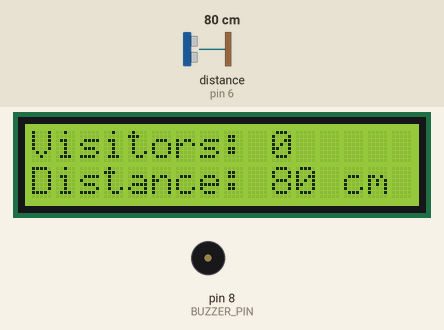
The sketch below on a simulated Arduino Uno, built with avr-gcc and run on an emulated ATmega328P. On the bench: 16×2 character LCD, buzzer (waves = sounding). Wiring (inferred from the names in the program): ultrasonic range finder: trigger pin 7; echo pin 6. The test bench sets the inputs (shaded band); at power-on: distance to the obstacle (sensor on pin 6) 80 cm. The echo pulse lasts 58.3 µs per cm.

Above: at 2.2 s.
2.3 s: distance to the obstacle (sensor on pin 6) set to 2 cm
At 3.1 s:
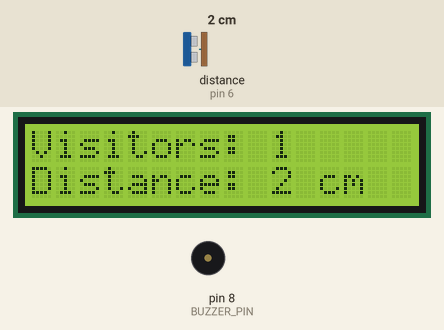
3.9 s: distance to the obstacle (sensor on pin 6) set to 4 cm
At 5.1 s:
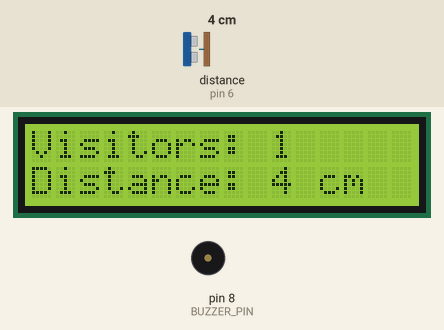
5.4 s: distance to the obstacle (sensor on pin 6) set to 9 cm
At 6.7 s:
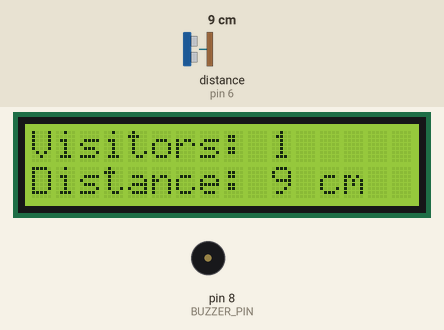
Timing chart, 0 to 8.4 s (numbered marks = the images above; inputs shaded):
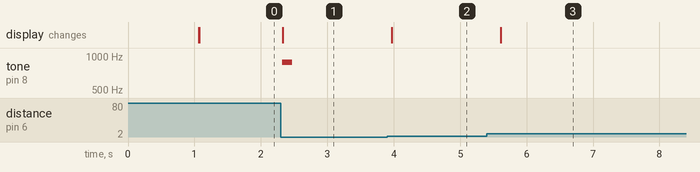

Measured:
- after the input at 2.3 s, tone on pin 8 (BUZZER_PIN): silent → 880 Hz at once, → silent 0.15 s later; the display: changes at once (image 1)
- after the input at 3.9 s, the display: changes after 0.07 s (image 2)
- after the input at 5.4 s, the display: changes after 0.21 s (image 3)

The sketch:

P14_Room_Guardian.ino
```cpp
// Project 14: Room Guardian (grand finale!)
// Counts visitors who come closer than 50 cm, beeps hello,
// and shows everything on the screen.

#include <LiquidCrystal.h>

const int LCD_RS = 12;
const int LCD_E = 11;
const int LCD_D4 = 5;
const int LCD_D5 = 4;
const int LCD_D6 = 3;
const int LCD_D7 = 2;
const int TRIG_PIN = 7;
const int ECHO_PIN = 6;
const int BUZZER_PIN = 8;

const int NEAR_CM = 50;          // closer than this = someone is here

LiquidCrystal lcd(LCD_RS, LCD_E, LCD_D4, LCD_D5, LCD_D6, LCD_D7);

int visitors = 0;
// Our "memory": is someone standing here right now?
bool someoneThere = false;

long readDistanceCm() {
  digitalWrite(TRIG_PIN, LOW);
  delayMicroseconds(2);
  digitalWrite(TRIG_PIN, HIGH);
  delayMicroseconds(10);
  digitalWrite(TRIG_PIN, LOW);
  long echo = pulseIn(ECHO_PIN, HIGH, 30000);
  if (echo == 0) {
    return 999;                  // no echo: nothing in range
  }
  // 58 microseconds of echo = 1 cm. The +29 rounds to the NEAREST cm.
  return (echo + 29) / 58;
}

void setup() {
  pinMode(TRIG_PIN, OUTPUT);
  pinMode(ECHO_PIN, INPUT);
  pinMode(BUZZER_PIN, OUTPUT);
  lcd.begin(16, 2);
  lcd.print("Room Guardian");
  delay(1000);
  lcd.clear();
}

void loop() {
  long cm = readDistanceCm();

  if (cm < NEAR_CM && !someoneThere) {             // someone just arrived!
    someoneThere = true;
    visitors++;
    tone(BUZZER_PIN, 880, 150);                    // "ding!"
  } else if (cm >= NEAR_CM + 10 && someoneThere) { // they walked away
    someoneThere = false;
  }

  lcd.setCursor(0, 0);
  lcd.print("Visitors: ");
  lcd.print(visitors);
  lcd.print("   ");                                // wipe leftover digits
  lcd.setCursor(0, 1);
  lcd.print("Distance: ");
  if (cm == 999) {
    lcd.print("---");
  } else {
    lcd.print(cm);
  }
  lcd.print(" cm  ");
  delay(200);
}
```
